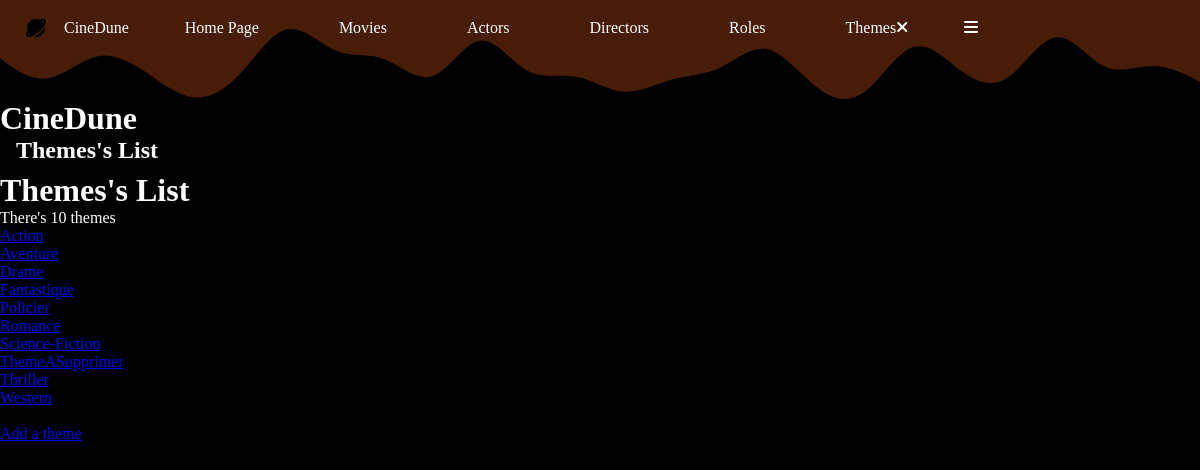
The app's page /index.php?action=listThemes, older data.
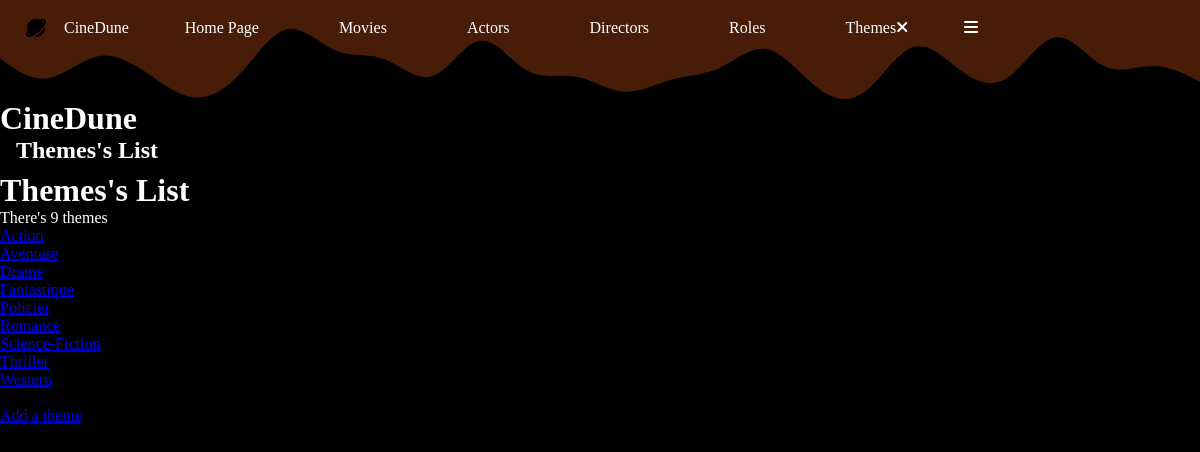
The same page, newer data.
### tables this page shows
CREATE TABLE IF NOT EXISTS `theme` (
  `idTheme` int NOT NULL AUTO_INCREMENT,
  `typeName` varchar(100) NOT NULL,
  PRIMARY KEY (`idTheme`)
);

### controller/ThemeController.php (called while the page is built, shortened)
<?php
class ThemeController
{
    public function listThemes(): void
    {
        $pdo = Connect::toLogIn();
        $requestThemes = $pdo->query("
        SELECT theme.idTheme, theme.typeName
        FROM theme
        ORDER BY typeName
        ");
        require "view/themes/listThemes.php";
    }
}

### view/themes/listThemes.php (the view, shortened to what this page needs)
<?php ob_start();
$themes = $requestThemes->fetchAll();
?>
<h1>Themes's List</h1>
<p>There's <?= $requestThemes->rowCount() ?> themes</p>
<?php
foreach ($themes as $theme) {
?>
    <a href="index.php?action=themesDetails&id=<?= $theme["idTheme"] ?>"><?= $theme["typeName"] . "<br>" ?></a>
<?php
}
?>
<br>
<a href="index.php?action=addTheme">Add a theme</a>
<?php
require "view/template.php";

Row changes from the older to the newer data that the page shows:
removed theme: typeName "ThemeASupprimer"
Text that changed along with them:
$requestThemes->rowCount(): "10" → "9"
